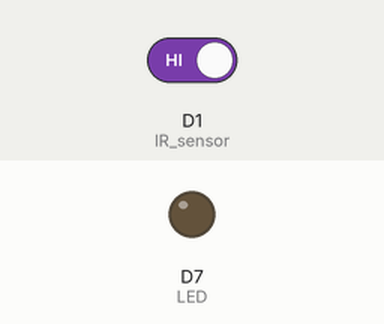
Bench run of a sketch on a simulated ESP8266 (NodeMCU). Parts: output pins drawn as LEDs (lit = HIGH). Inputs (shaded band) come from the test bench; at power-on: D1 (IR_sensor) HIGH. WiFi joins after 1.5 s; servers stay silent unless stated.

Above: at 3.0 s.
3.1 s: D1 (IR_sensor) driven LOW
At 3.8 s:
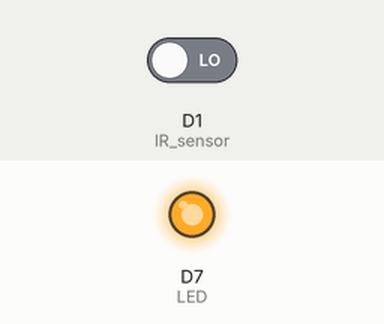
4.8 s: D1 (IR_sensor) driven HIGH
At 6.1 s:
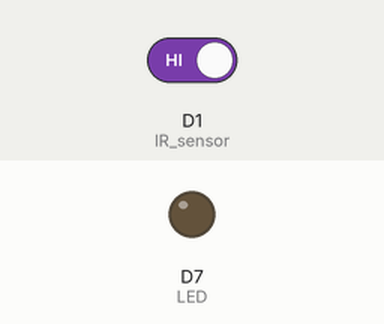
Timing chart, 0 to 7.8 s (numbered marks = the images above; inputs shaded):
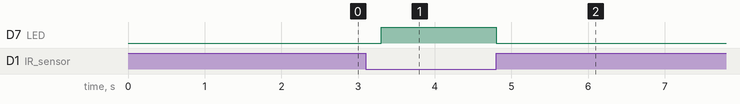

Measured:
- after the input at 3.1 s, D7 (LED): LOW → HIGH after 0.20 s
- after the input at 4.8 s, D7 (LED): HIGH → LOW at once

The sketch:

proyecto_nodemcu_ir_sensor.ino
```cpp
#define BLYNK_PRINT Serial
#define BLYNK_TEMPLATE_ID "TMPLd0V7iD82"
#define BLYNK_DEVICE_NAME "New Template"

#include <ESP8266WiFi.h>
#include <BlynkSimpleEsp8266.h>

char auth[] = "6mCmSCcasZXm3cHiy8QPR6AJ5RBObUHo";
char ssid[] = "The Ghost Warriors S";
char pass[] = "4378947297";

int IR_sensor = D1;
int LED = D7;

WidgetLED led1(V1);// Virtual Pin V2
BlynkTimer timer;

void setup()
{
  pinMode(LED, OUTPUT);
  pinMode(IR_sensor, INPUT);
  Serial.begin(9600);
  timer.setInterval(300L, sensor1);
  Blynk.begin(auth, ssid, pass/*, "blynk-cloud.com", 80*/);

}

void loop()
{
  Blynk.run();
  timer.run();
}

void sensor1(){
  int value = digitalRead(IR_sensor);
  if(value == LOW){
    led1.on();
    digitalWrite(LED,HIGH);
  }
  else{
    led1.off();
    digitalWrite(LED,LOW);
  }
}
```
